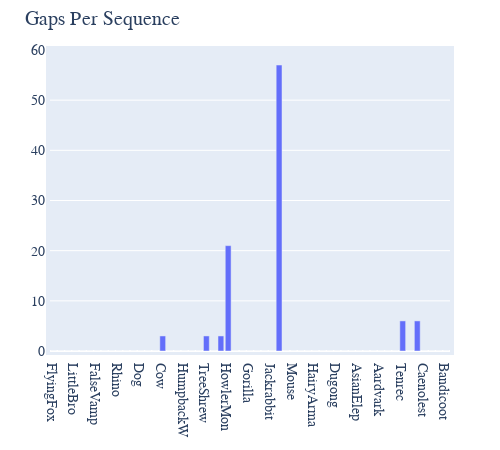

The code cell stored with this chart in its notebook:
### Markdown cell above
### Displaying unique gaps as a bar chart

### Code cell
counts = aln.count_gaps_per_seq(unique=True, drawable='bar')
counts.show(width=500)

### Figure 1 — Plotly figure (JSON) as saved in the notebook; plotly's stock layout.template omitted (floating-point values rounded to 4 significant figures)
{"data": [{"type": "bar", "x": ["FlyingFox", "DogFaced", "FreeTaile", "LittleBro", "TombBat", "RoundEare", "FalseVamp", "LeafNose", "Horse", "Rhino", "Pangolin", "Cat", "Dog", "Llama", "Pig", "Cow", "Hippo", "SpermWhale", "HumpbackW", "Mole", "Hedgehog", "TreeShrew", "FlyingLem", "Galago", "HowlerMon", "Rhesus", "Orangutan", "Gorilla", "Human", "Chimpanzee", "Jackrabbit", "FlyingSqu", "OldWorld", "Mouse", "Rat", "NineBande", "HairyArma", "Anteater", "Sloth", "Dugong", "Manatee", "AfricanEl", "AsianElep", "RockHyrax", "TreeHyrax", "Aardvark", "GoldenMol", "Madagascar", "Tenrec", "LesserEle", "GiantElep", "Caenolest", "Phascogale", "Wombat", "Bandicoot"], "y": [0, 0, 0, 0, 0, 0, 0, 0, 0, 0, 0, 0, 0, 0, 0, 3, 0, 0, 0, 0, 0, 3, 0, 3, 21, 0, 0, 0, 0, 0, 0, 57, 0, 0, 0, 0, 0, 0, 0, 0, 0, 0, 0, 0, 0, 0, 0, 0, 6, 0, 6, 0, 0, 0, 0]}], "layout": {"autosize": false, "font": {"family": "Balto", "size": 14}, "height": 450, "hovermode": "closest", "margin": {"b": 50, "l": 50, "pad": 4, "r": 50, "t": 50}, "showlegend": false, "title": {"text": "Gaps Per Sequence"}, "width": 500, "xaxis": {"autorange": true, "range": [-0.5, 54.5], "type": "category", "visible": true}, "yaxis": {"autorange": true, "range": [0, 60], "type": "linear", "visible": true}}}
